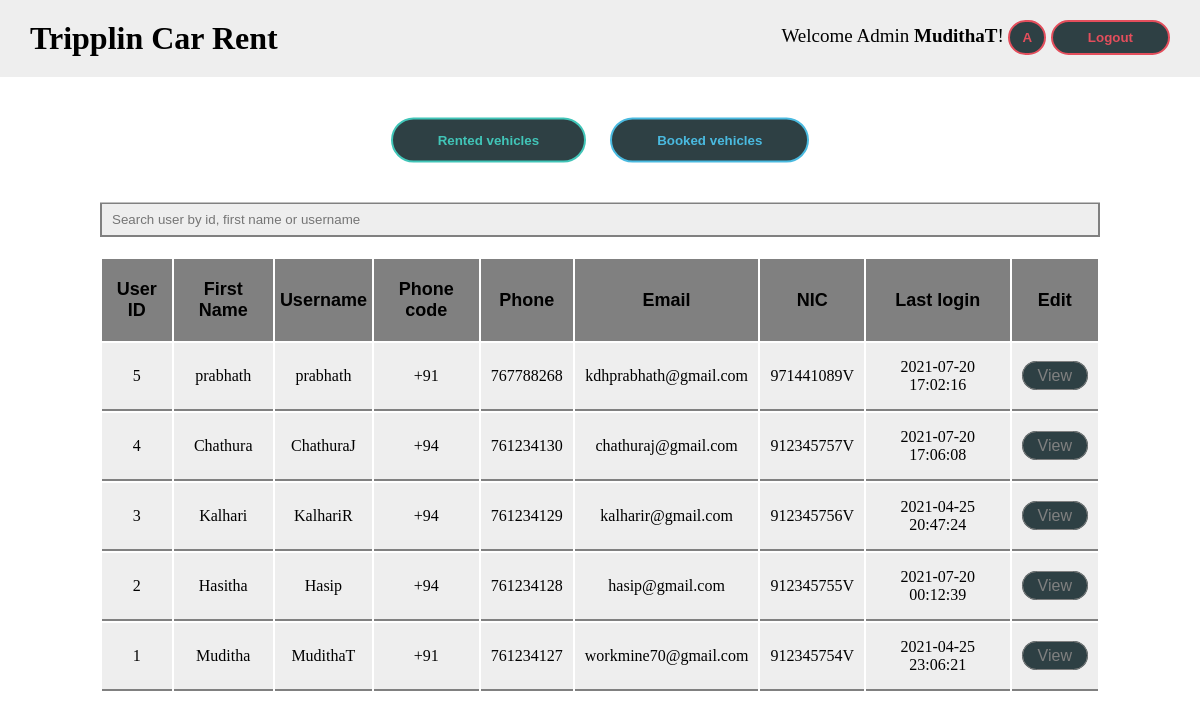
The page /adminhome.php (signed in) on the database its author committed.
### tables this page shows
CREATE TABLE `user` (
  `id` int(11) NOT NULL,
  `first_name` varchar(50) NOT NULL,
  `last_name` varchar(50) NOT NULL,
  `username` varchar(20) NOT NULL,
  `ad_line1` varchar(100) NOT NULL,
  `ad_line2` varchar(100) NOT NULL,
  `ad_line3` varchar(100) NOT NULL,
  `phone_code` varchar(5) NOT NULL,
  `phone_number` int(10) NOT NULL,
  `nic` varchar(20) NOT NULL,
  `email` varchar(50) NOT NULL,
  `gender` varchar(10) NOT NULL,
  `password` varchar(40) NOT NULL,
  `re_password` varchar(40) NOT NULL,
  `last_login` datetime NOT NULL,
  `is_deleted` tinyint(1) NOT NULL
);

### adminhome.php (the view, shortened to what this page needs)
<?php require_once('inc/Connection.php'); ?>
<?php
	$users_list = '';
	$search = '';
	if(isset($_GET['search'])){
		$search = mysqli_real_escape_string($Connection, $_GET['search']);
		$query = "SELECT * FROM user WHERE (id LIKE '%{$search}%' OR first_name LIKE '%{$search}%' OR username LIKE '%{$search}%') AND  is_deleted = 0 ORDER BY id DESC";
	}else{
		$query = "SELECT * FROM user WHERE is_deleted = 0 ORDER BY id DESC";
	}
	$users = mysqli_query($Connection, $query);
	if($users){
		if(mysqli_num_rows($users) > 0){
			while ($user = mysqli_fetch_assoc($users)) {
				$users_list.="<tr>";
				$users_list.="<td>{$user['id']}</td>";
				$users_list.="<td>{$user['first_name']}</td>";
				$users_list.="<td>{$user['username']}</td>";
				$users_list.="<td>{$user['phone_code']}</td>";
				$users_list.="<td>{$user['phone_number']}</td>";
				$users_list.="<td>{$user['email']}</td>";
				$users_list.="<td>{$user['nic']}</td>";
				$users_list.="<td>{$user['last_login']}</td>";
				$users_list.="<td><a href=\"view-user.php?user_id={$user['id']}\">View</a></td>";
				$users_list.="</tr>";
			}
		}else{
		}
	}else{
		echo "Database query failed";
	}
?>
<!DOCTYPE html>
<html>
<head>
	<link rel="stylesheet" type="text/css" href="css/adminhome.css">
	<link rel="stylesheet" href="https://cdnjs.cloudflare.com/ajax/libs/font-awesome/5.12.0-2/css/all.min.css" />
</head>
<body>
	<div class="Container">
		<?php require_once('inc/adminhdr.php'); ?>
		<div class="Main">
			<div class="Mainbuttons">
				<p>
					<a href="vehiclelist-rented.php"><button class="rented">Rented vehicles</button></a>
					<a href="vehiclelist-booked.php"><button class="booked">Booked vehicles</button></a>
				</p>
			</div>
			<form action="adminhome.php" method="get">
				<div class="Search">
					<input type="text" name="search" placeholder="Search user by id, first name or username" value="<?php echo $search ?>" required autofocus>
				</div>
			</form>
			<div class="Maintable">
				<table class="User-list">
				<tr>
					<th>User ID</th>
					<th>First Name</th>
					<th>Username</th>
					<th>Phone code</th>
					<th>Phone</th>
					<th>Email</th>
					<th>NIC</th>
					<th>Last login</th>
					<th>Edit</th>
				</tr>
				<?php echo $users_list; ?>
		</table>
			</div>
		</div>
	</div>
</body>
</html>

### css/adminhome.css (style rules this page uses)
* { margin: 0; padding: 0; }
a { text-decoration: none; }
.Main .Mainbuttons { position: sticky; top: 77.5px; }
.Main .Mainbuttons p { text-align: center; padding: 40px 0; background-color: #fff; }
.Main .Mainbuttons p button { padding: 13px 45px; border-radius: 30px; color: #fff; font-family: sans-serif; background-color: #2e4044 }
.Main .Mainbuttons p button.rented { margin-right: 10px; border: 2px solid #41c5b8; color: #41c5b8;font-weight:bold; }
.Main .Mainbuttons p button.booked { margin-left: 10px; border: 2px solid #4abae0; color: #4abae0;font-weight:bold; }
.Search { text-align: center; background-color: #fff; width: 1000px; padding-bottom: 20px; margin: 0 auto; }
.Search input { width: 976px; padding: 8px 10px; background-color: #eee; border: 2px solid #808080; }
.Maintable { width: 1000px; margin: 0 auto; }
.Maintable table { align-items: center; width: 100%; background-color: #fff; }
.Maintable table th { padding: 20px 5px; background-color: #808080; text-align: center; font-size: 18px; font-family: sans-serif; }
.Maintable table td { padding: 15px 10px; background-color: #eee; border-bottom: 2px solid #808080; text-align: center; }
.Maintable table td a { font-family: sans-serif; padding: 5px 15px; background-color: #2e4044; border-radius: 20px; color: #808080; border: 1px solid #808080; }

### inc/adminhdr.php (style rules this page uses)
* { margin: 0; padding: 0; }
a { text-decoration: none; transition-duration: .30s; }
button { transition-duration: .40s; }

### rows shown on the page
user: id "5", first_name "prabhath", username "prabhath", phone_code "+91", phone_number "767788268", email "kdhprabhath@gmail.com", nic "971441089V", last_login "2021-07-20 17:02:16"
user: id "4", first_name "Chathura", username "ChathuraJ", phone_code "+94", phone_number "761234130", email "chathuraj@gmail.com", nic "912345757V", last_login "2021-07-20 17:06:08"
user: id "3", first_name "Kalhari", username "KalhariR", phone_code "+94", phone_number "761234129", email "kalharir@gmail.com", nic "912345756V", last_login "2021-04-25 20:47:24"
user: id "2", first_name "Hasitha", username "Hasip", phone_code "+94", phone_number "761234128", email "hasip@gmail.com", nic "912345755V", last_login "2021-07-20 00:12:39"
user: id "1", first_name "Muditha", username "MudithaT", phone_code "+91", phone_number "761234127", email "workmine70@gmail.com", nic "912345754V", last_login "2021-04-25 23:06:21"

### other values the page prints
$_SESSION['username'] "MudithaT"
